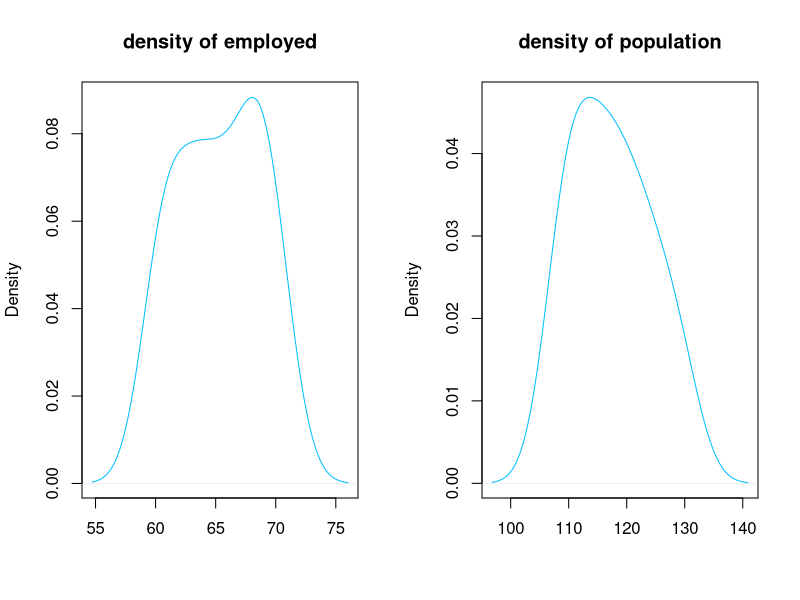
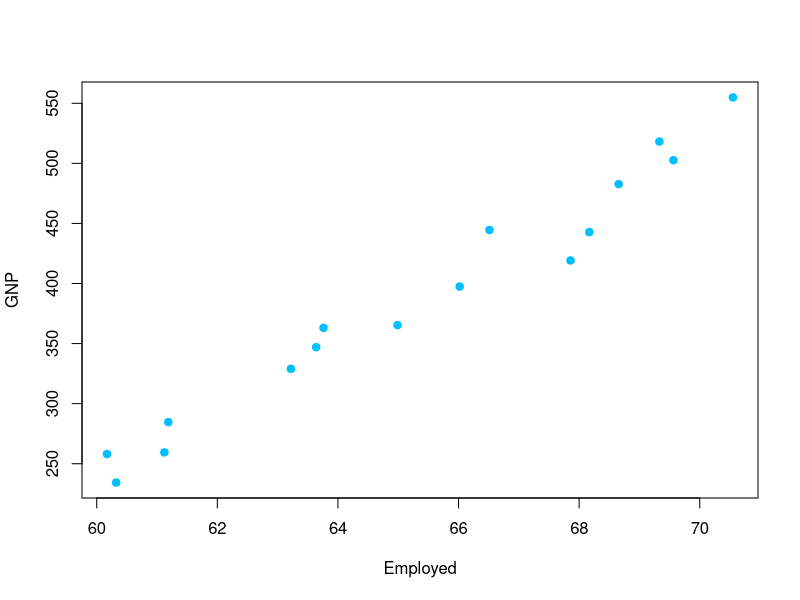
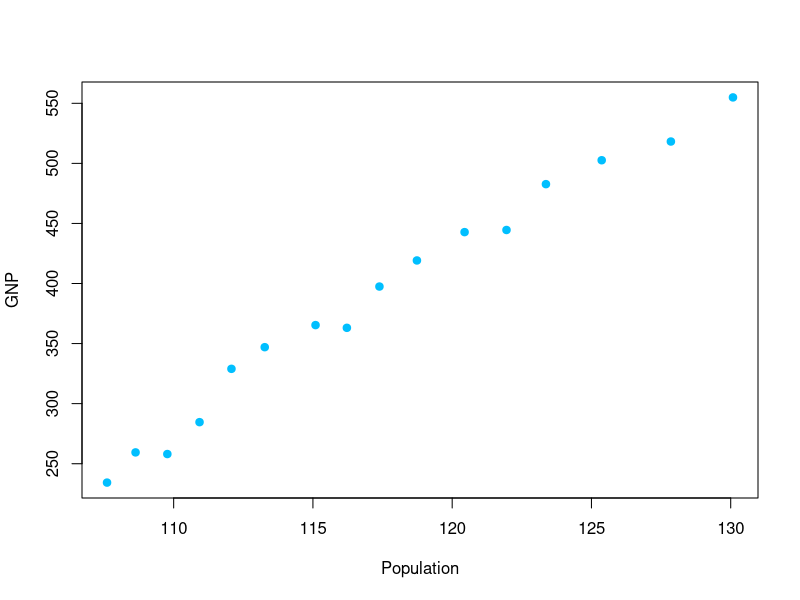
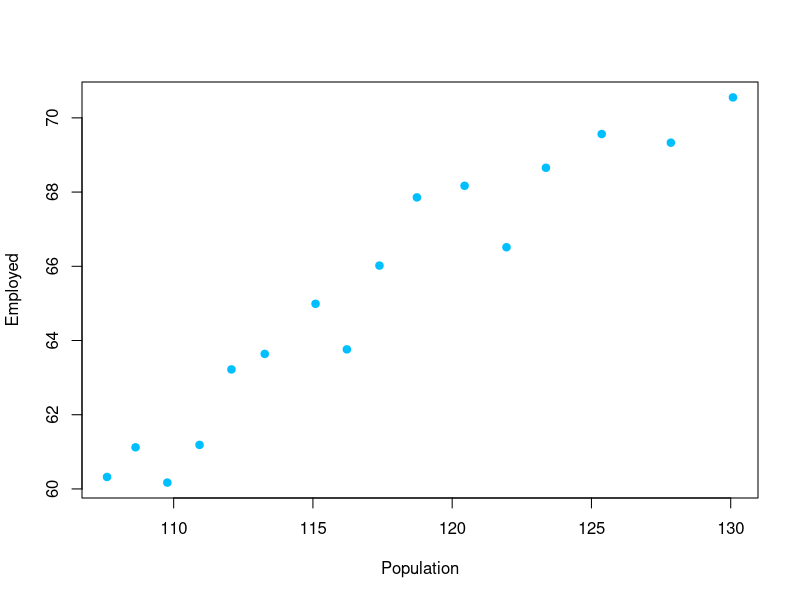
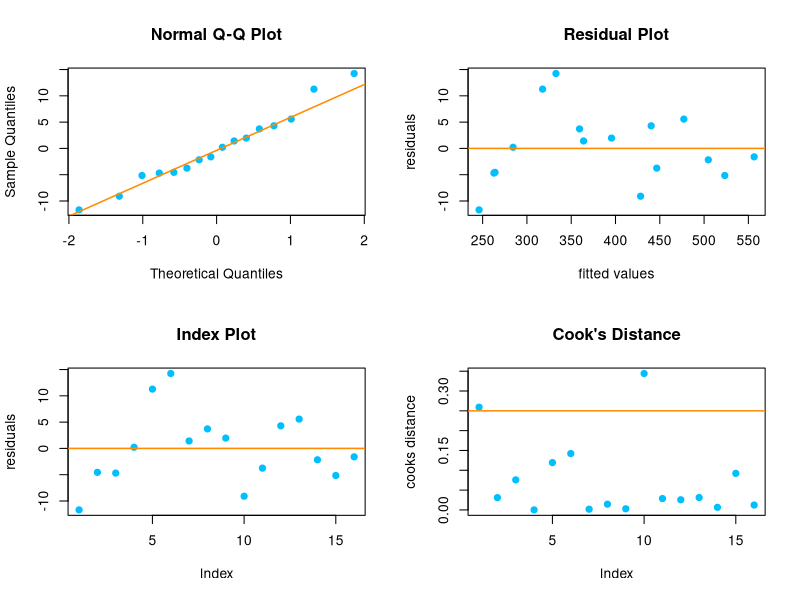
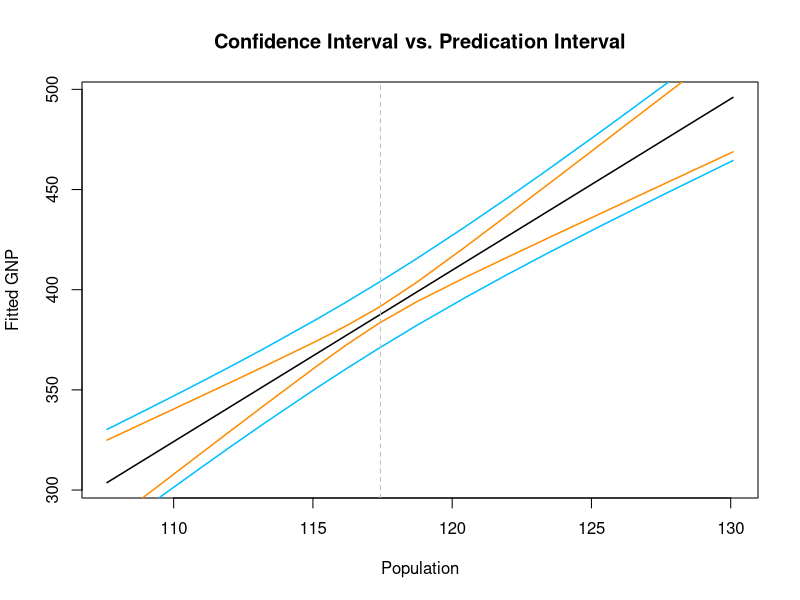

Recreate these plots in R, in order.
## ---- chunk 1
## Longley Data ##
# univarite density estimate
old.par <- par(mfrow = c(1,2))
plot(density((longley$Employed)), 
     col = "deepskyblue",
     xlab = "", main = "density of employed")
plot(density(longley$Population), 
     col = "deepskyblue",
     xlab = "", main = "density of population")
## ---- chunk 2
par(old.par)
# scatterplot of bivariate features
plot(longley$Employed, longley$GNP, 
     type = "p", pch = 19, col = "deepskyblue",
     xlab = "Employed", ylab = "GNP")
plot(longley$Population, longley$GNP, 
     type = "p", pch = 19, col = "deepskyblue",
     xlab = "Population", ylab = "GNP")
plot(longley$Population, longley$Employed, 
     type = "p", pch = 19, col = "deepskyblue",
     xlab = "Population", ylab = "Employed")
## ---- chunk 3
require(xtable)
lm1 <- lm(GNP ~ Employed + Population, data = longley)
lm1.table <- xtable(summary(lm1))
## ---- chunk 4
## Run Diagnosis ## 
old.par <- par(mfrow = c(2,2))
# normality of the residuals, using QQ plot #
qqnorm(lm1$residuals, pch = 19, col = "deepskyblue")
qqline(lm1$residuals, lwd = 1.5, col = "darkorange")
# homoscedasticity #
plot(lm1$fitted.values, lm1$residuals, 
     type = "p", pch = 19, col = "deepskyblue",
     xlab = "fitted values",
     ylab = "residuals",
     main = "Residual Plot")
abline(h = 0, lwd = 1.5, col = "darkorange")
# independence, index plot #
plot(lm1$residuals, 
     type = "p", pch = 19, col = "deepskyblue",
     ylab = "residuals",
     main = "Index Plot")
abline(h = 0, lwd = 1.5, col = "darkorange")
# Cook's D
plot(cooks.distance(lm1),
     type = "p", pch = 19, col = "deepskyblue",
     ylab = "cooks distance",
     main = "Cook's Distance")
abline(h = 4/nrow(longley), lwd = 1.5, col = "darkorange")
## ---- chunk 5
par(old.par)
# Create a new data frame with Population values and Employed value held at mean value
new_df <- data.frame(Population = longley$Population, Employed = mean(longley$Employed))
# Make prediction 
GNP_pred_ci <- predict(lm1, newdata = new_df, interval = "confidence")
GNP_pred_pi <- predict(lm1, newdata = new_df, interval = "prediction")
# Make plots
plot(new_df$Population, GNP_pred_ci[, "fit"], 
     type = "l", lwd = 1.5,
     xlab = "Population",
     ylab = "Fitted GNP",
     main = "Confidence Interval vs. Predication Interval")
lines(new_df$Population, GNP_pred_ci[, "lwr"], col = "darkorange", lwd = 1.5)
lines(new_df$Population, GNP_pred_ci[, "upr"], col = "darkorange", lwd = 1.5)
lines(new_df$Population, GNP_pred_pi[, "lwr"], col = "deepskyblue", lwd = 1.5)
lines(new_df$Population, GNP_pred_pi[, "upr"], col = "deepskyblue", lwd = 1.5)
abline(v = mean(new_df$Population), col = "grey", lty = 2)
